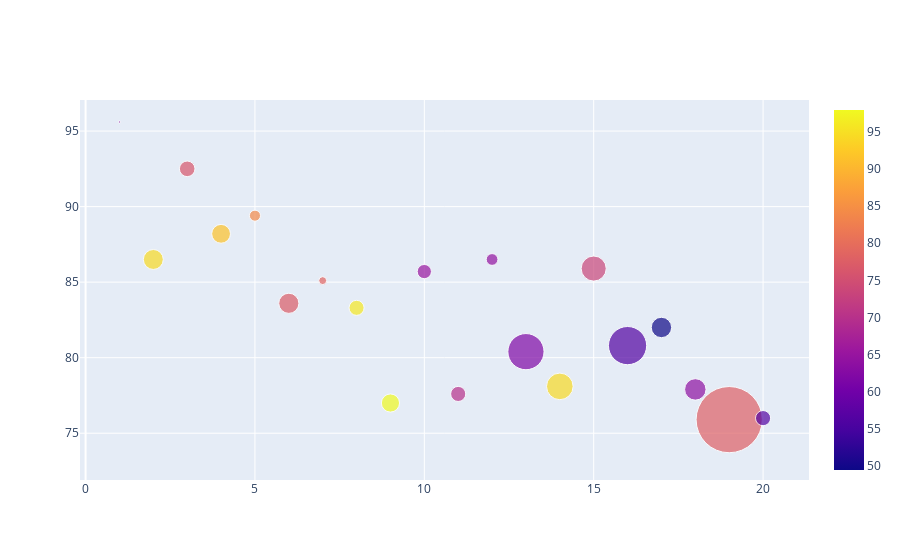

The notebook cell this image was saved under:
### Code cell
# data preparation
df2016 = timesData[timesData.year == 2016].iloc[:20,:]
num_students_size  = [float(each.replace(',', '.')) for each in df2016.num_students]
international_color = [float(each) for each in df2016.international]
data = [
    {
        'y': df2016.teaching,
        'x': df2016.world_rank,
        'mode': 'markers',
        'marker': {
            'color': international_color,
            'size': num_students_size,
            'showscale': True
        },
        "text" :  df2016.university_name    
    }#4 boyutlu bir grafik oluştuldu : renk , boyut , x , y
]
iplot(data)

### Figure 1 — Plotly figure (JSON) as saved in the notebook; plotly's stock layout.template omitted (floating-point values rounded to 4 significant figures)
{"data": [{"marker": {"color": [64.0, 94.4, 76.3, 91.5, 84.0, 77.2, 78.5, 96.0, 97.9, 65.0, 70.0, 64.3, 61.9, 94.4, 73.5, 56.4, 49.5, 63.9, 77.8, 56.5], "showscale": true, "size": [2.243, 19.92, 15.6, 18.81, 11.07, 20.15, 7.929, 15.06, 18.18, 14.22, 15.13, 11.75, 36.19, 26.61, 25.05, 38.21, 20.38, 21.42, 66.2, 15.17]}, "mode": "markers", "text": ["California Institute of Technology", "University of Oxford", "Stanford University", "University of Cambridge", "Massachusetts Institute of Technology", "Harvard University", "Princeton University", "Imperial College London", "ETH Zurich – Swiss Federal Institute of Technology Zurich", "University of Chicago", "Johns Hopkins University", "Yale University", "University of California, Berkeley", "University College London", "Columbia University", "University of California, Los Angeles", "University of Pennsylvania", "Cornell University", "University of Toronto", "Duke University"], "type": "scatter", "x": ["1", "2", "3", "4", "5", "6", "7", "8", "9", "10", "11", "12", "13", "14", "15", "16", "17", "18", "19", "20"], "y": [95.6, 86.5, 92.5, 88.2, 89.4, 83.6, 85.1, 83.3, 77.0, 85.7, 77.6, 86.5, 80.4, 78.1, 85.9, 80.8, 82.0, 77.9, 75.9, 76.0]}], "layout": {}}
